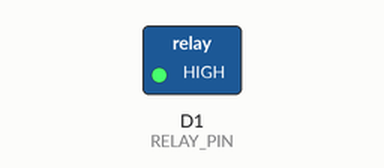
This sketch was run on a simulated ESP8266 (NodeMCU). On the bench: switched loads named in the sketch (green lamp = pin HIGH).

Above: at 2.5 s.
At 7.5 s:
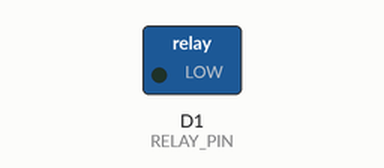
Timing chart, 0 to 13.0 s (numbered marks = the images above):
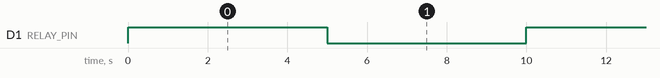

The sketch:

fan_test.ino
```cpp
#define RELAY_PIN D1

void setup() {
  // Initialize the relay pin as an output
  pinMode(RELAY_PIN, OUTPUT);
  // Start with the relay off
  digitalWrite(RELAY_PIN, LOW);
}

void loop() {
  // Turn the relay on (and the fan) for 5 seconds
  digitalWrite(RELAY_PIN, HIGH);
  delay(5000);

  // Turn the relay off (and the fan) for 5 seconds
  digitalWrite(RELAY_PIN, LOW);
  delay(5000);
}
```

Measured:
- by itself, D1 (RELAY_PIN): alternates HIGH for 5.0 s and LOW for 5.0 s
